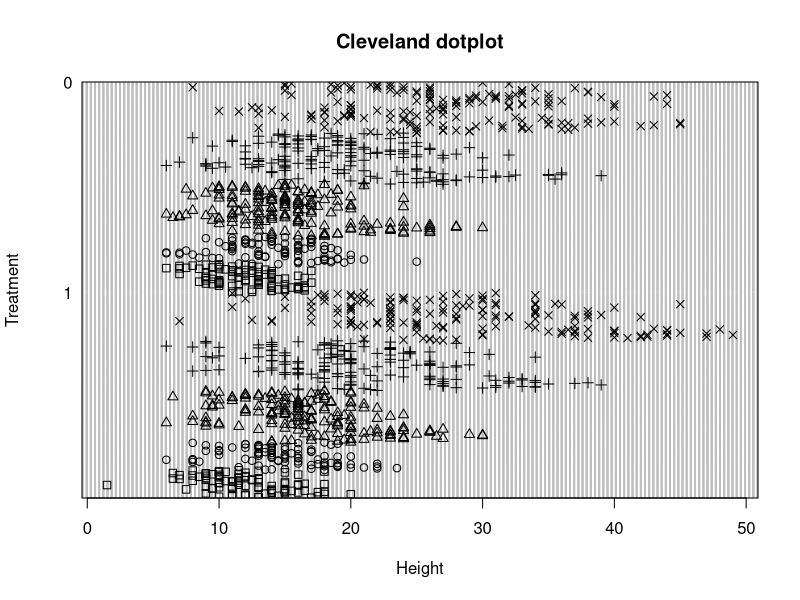
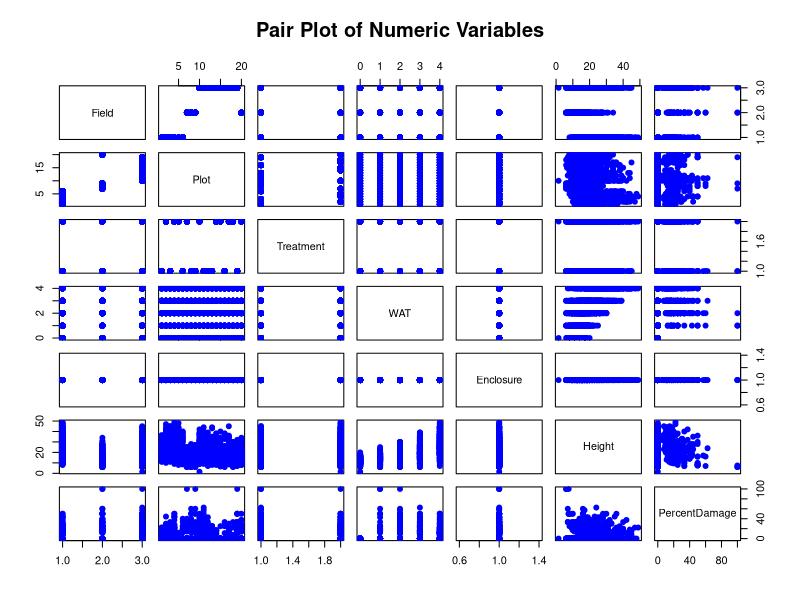
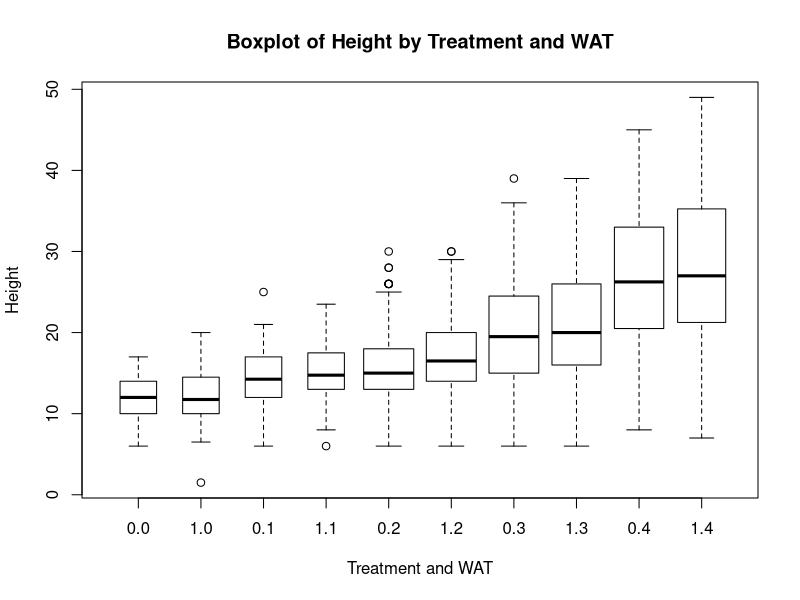
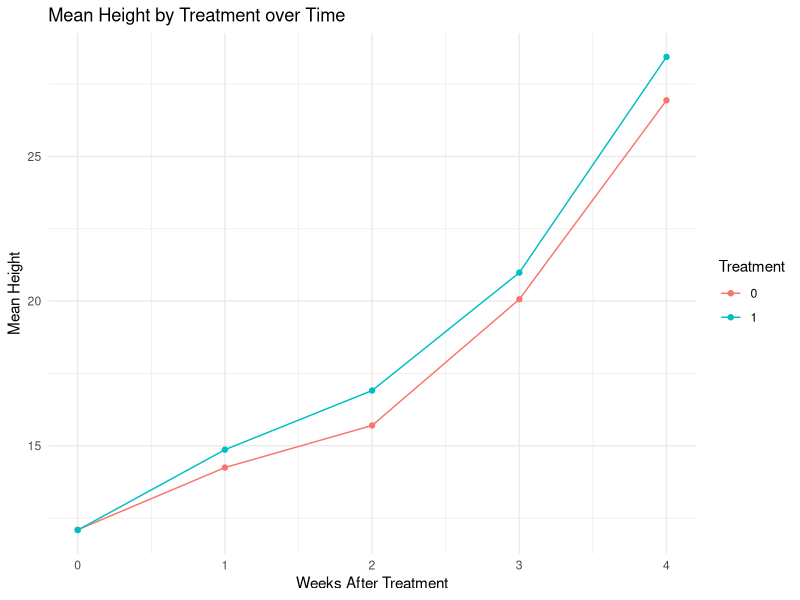
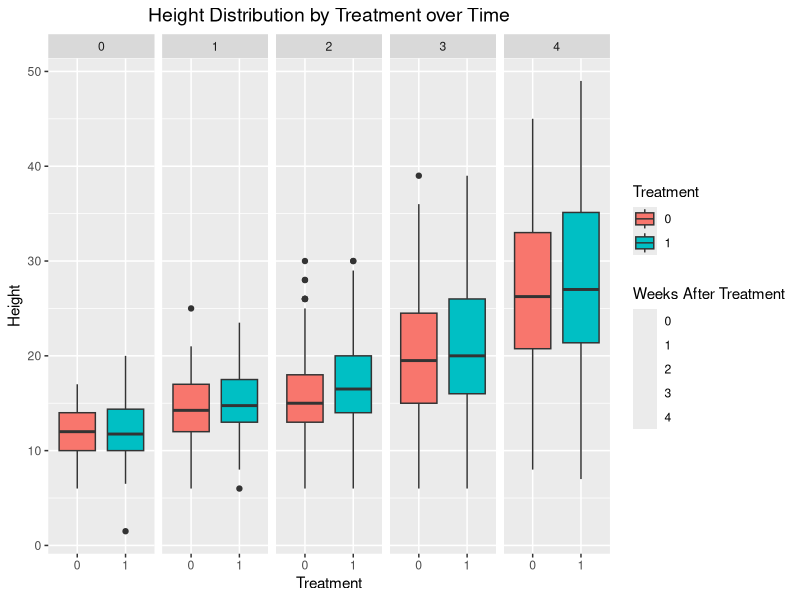

R code for these plots, in order: (Note: this script raises an error after producing the figures.)
# Load required libraries
library(tidyverse)
library(lme4)
library(lmerTest)
library(glmmTMB)
library(ggplot2)
library(nlme)
library(lattice)

# Read the data
data <- read.csv("Data.csv", header=TRUE)

# Subset to remove Enclosure values
data <- data[data$Enclosure == "0", ]

## DATA PREPARATION
# Convert categorical variables to factors
data$Field <- as.factor(data$Field)
data$Plot <- as.factor(data$Plot)
data$Treatment <- as.factor(data$Treatment)
data$Enclosure <- as.factor(data$Enclosure)

# Check the structure of the data
str(data)

# Remove rows with missing Height values
data <- data |>
  filter(!is.na(Height))

#-------------------------------------------------------------------------------
# Exploratory Data Analysis: Height
#-------------------------------------------------------------------------------

# Cleveland Dot Plot to identify outliers

dotchart(data$Height,
         groups = data$Treatment,
         ylab = "Treatment", xlab = "Height",
         main = "Cleveland dotplot", pch = data$WAT)

# Pair plot 

pairs(data,
      main = "Pair Plot of Numeric Variables",
      pch = 19, col = "blue")

# Box Plot looking at distribution

boxplot(Height ~ Treatment * WAT,
        data = data, 
        varwidth = TRUE,
        col = data$WAT, # Color each WAT group differently
        xlab = "Treatment and WAT",
        ylab = "Height",
        main = "Boxplot of Height by Treatment and WAT")

# Calculate mean Height for each Treatment and WAT combination
summary_data <- data |>
  group_by(Treatment, WAT) |>
  summarise(mean_height = mean(Height, na.rm = TRUE))

# Create a plot
ggplot(summary_data, aes(x = WAT, y = mean_height, color = Treatment, group = Treatment)) +
  geom_line() +
  geom_point() +
  labs(title = "Mean Height by Treatment over Time",
       x = "Weeks After Treatment",
       y = "Mean Height") +
  theme_minimal()

# Box plot to visualize distribution over time
# Box plot with centered, larger title and two legends: one for Treatment and one for WAT
ggplot(data, aes(x = Treatment, y = Height, fill = Treatment)) +
  geom_boxplot() +
  facet_wrap(~ WAT, nrow = 1) +  # Facet in a single row
  labs(title = "Height Distribution by Treatment over Time",
       x = "Treatment",
       y = "Height") +
  # Create a dummy aesthetic for WAT to generate a second legend
  geom_point(aes(color = factor(WAT)), alpha = 0) +  # Invisible points to create the WAT legend
  scale_color_discrete(name = "Weeks After Treatment") +  # Legend for WAT
  theme(
    legend.position = "right",
    plot.title = element_text(hjust = 0.5, size = 14)  # Center title and increase font size by 2 points (default is ~12)
  )

#-------------------------------------------------------------------------------
# Linear Regression: Height
#-------------------------------------------------------------------------------

# Linear Regression for Height

lm_1 <- lm(formula = Height ~ Treatment, data = data)
summary(lm_1)

lm_2 <- lm(formula = Height ~ Treatment * WAT, data = data)
summary(lm_2) <- lm(formula = Height ~ Treatment * WAT, data = data)

lm_3 <- lm(formula = Height ~ Treatment * WAT * Field, data = data)
summary(lm_3)

#ANOVA for model simplicity
anova(lm_1, lm_2, lm_3)

# AIC to pick the best model
AIC(lm_1, lm_2, lm_3)

# Model lm_height_3 has the lowest AIC

# Model Validation

plot(lm_3)

#-------------------------------------------------------------------------------
# Mixed Effects Model: Height
#-------------------------------------------------------------------------------

# Linear Mixed Effects Model

# Fit the mixed-effects model
library(lme4)
library(lmerTest)

lmer_1 <- lmer(Height ~ Treatment + (1|Field), data = data)

lmer_2 <- lmer(Height ~ Treatment * WAT + (1|Field), data = data)

lmer_3 <- lmer(Height ~ Treatment + (1|Field/Plot), data = data)

lmer_4 <- lmer(Height ~ Treatment * WAT + (1|Field/Plot), data = data)

# Null model (only random effects)
lmer_null <- lmer(Height ~ 1 + (1|Field/Plot), data = data)

# Compare models using likelihood ratio test
anova(lmer_1, lmer_2, lmer_3, lmer_4, lmer_null)

# AIC comparison
AIC(lmer_1, lmer_2, lmer_3, lmer_4, lmer_null)

# BIC comparison
BIC(lmer_1, lmer_2, lmer_3, lmer_4, lmer_null)

# Summary of Best fitting model
summary(lmer_4)

# Model Diagnostics

# 1) Extract residuals
residuals <- resid(lmer_4)
fitted <- fitted(lmer_4)

# Plot residuals vs fitted values
plot(fitted, residuals, xlab = "Fitted values", ylab = "Residuals",
     main = "Residuals vs Fitted")
abline(h = 0, col = "red")

# 2) Normality in Residuals

qqnorm(residuals)
qqline(residuals, col = "red")

# 4) Random Effects Diagnoses 

ranef_diag <- ranef(lmer_4, condVar = TRUE)
dotplot(ranef_diag)  # Visualize random effects

print(ranef_diag)

#-------------------------------------------------------------------------------
# Mixed Effects Model with Log transformation: Height
#-------------------------------------------------------------------------------

# Linear Mixed Effects Model with Log transformation

# Log Transformation to account for outliers identified in QQ plot

# Fit the mixed-effects model with log transformation on best model

lmer_log <- lmer(log(Height) ~ Treatment * WAT + (1|Field/Plot), data = data)

# AIC comparison between log and non-log model
AIC(lmer_4, lmer_log)

# BIC comparison
BIC(lmer_4, lmer_log)

# Log transformed model has drastically lower AIC 
# Summary of Best fitting model 
summary(lmer_log)

# Model Diagnostics

# 1) Extract residuals
residuals_log <- resid(lmer_log)
fitted_log <- fitted(lmer_log)

# Plot residuals vs fitted values
plot(fitted_log, residuals_log, xlab = "Fitted values", ylab = "Residuals",
     main = "Residuals vs Fitted")
abline(h = 0, col = "red")

# 2) Normality in Residuals

qqnorm(residuals_log)
qqline(residuals_log, col = "red")

# 4) Random Effects Diagnoses 

ranef_diag_log <- ranef(lmer_log, condVar = TRUE)
dotplot(ranef_diag)  # Visualize random effects

print(ranef_diag)
